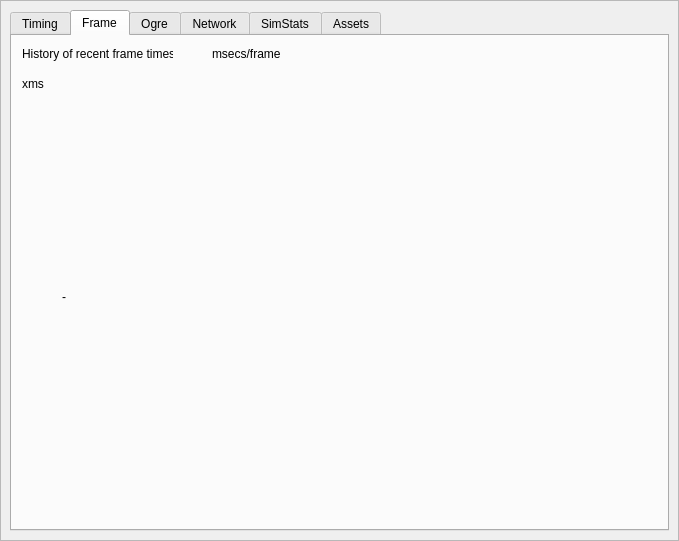
<?xml version="1.0" encoding="UTF-8"?>
<ui version="4.0">
 <class>Form</class>
 <widget class="QWidget" name="Form">
  <property name="geometry">
   <rect>
    <x>0</x>
    <y>0</y>
    <width>679</width>
    <height>541</height>
   </rect>
  </property>
  <property name="sizePolicy">
   <sizepolicy hsizetype="Expanding" vsizetype="Expanding">
    <horstretch>0</horstretch>
    <verstretch>0</verstretch>
   </sizepolicy>
  </property>
  <property name="windowTitle">
   <string>Form</string>
  </property>
  <layout class="QHBoxLayout" name="horizontalLayout">
   <property name="spacing">
    <number>0</number>
   </property>
   <property name="margin">
    <number>0</number>
   </property>
   <item>
    <widget class="QFrame" name="frame">
     <property name="frameShape">
      <enum>QFrame::StyledPanel</enum>
     </property>
     <property name="frameShadow">
      <enum>QFrame::Raised</enum>
     </property>
     <layout class="QVBoxLayout" name="verticalLayout">
      <item>
       <widget class="QTabWidget" name="tabWidget">
        <property name="minimumSize">
         <size>
          <width>100</width>
          <height>0</height>
         </size>
        </property>
        <property name="currentIndex">
         <number>1</number>
        </property>
        <widget class="QWidget" name="tab">
         <attribute name="title">
          <string>Timing</string>
         </attribute>
         <layout class="QGridLayout" name="gridLayout">
          <item row="0" column="0">
           <widget class="QLabel" name="label">
            <property name="text">
             <string>Refresh interval:</string>
            </property>
           </widget>
          </item>
          <item row="0" column="1">
           <widget class="QComboBox" name="comboTimingRefreshInterval">
            <property name="currentIndex">
             <number>4</number>
            </property>
            <item>
             <property name="text">
              <string>10 secs</string>
             </property>
            </item>
            <item>
             <property name="text">
              <string>5 secs</string>
             </property>
            </item>
            <item>
             <property name="text">
              <string>2 secs</string>
             </property>
            </item>
            <item>
             <property name="text">
              <string>1 sec</string>
             </property>
            </item>
            <item>
             <property name="text">
              <string>0.5 secs</string>
             </property>
            </item>
           </widget>
          </item>
          <item row="0" column="2">
           <widget class="QPushButton" name="pushButtonToggleTree">
            <property name="text">
             <string>Tree</string>
            </property>
            <property name="autoDefault">
             <bool>false</bool>
            </property>
           </widget>
          </item>
          <item row="0" column="3">
           <widget class="QPushButton" name="pushButtonCollapseAll">
            <property name="text">
             <string>Collapse all</string>
            </property>
           </widget>
          </item>
          <item row="0" column="4">
           <widget class="QPushButton" name="pushButtonExpandAll">
            <property name="text">
             <string>Expand all</string>
            </property>
           </widget>
          </item>
          <item row="0" column="5">
           <widget class="QPushButton" name="pushButtonShowUnused">
            <property name="text">
             <string>Show unused</string>
            </property>
           </widget>
          </item>
          <item row="0" column="6">
           <spacer name="horizontalSpacer">
            <property name="orientation">
             <enum>Qt::Horizontal</enum>
            </property>
            <property name="sizeHint" stdset="0">
             <size>
              <width>40</width>
              <height>20</height>
             </size>
            </property>
           </spacer>
          </item>
          <item row="1" column="0" colspan="7">
           <widget class="QTreeWidget" name="treeProfilingData">
            <property name="columnCount">
             <number>5</number>
            </property>
            <column>
             <property name="text">
              <string>Label</string>
             </property>
            </column>
            <column>
             <property name="text">
              <string>Count</string>
             </property>
            </column>
            <column>
             <property name="text">
              <string>Min</string>
             </property>
            </column>
            <column>
             <property name="text">
              <string>Avg</string>
             </property>
            </column>
            <column>
             <property name="text">
              <string>Max</string>
             </property>
            </column>
           </widget>
          </item>
         </layout>
        </widget>
        <widget class="QWidget" name="tab_6">
         <attribute name="title">
          <string>Frame</string>
         </attribute>
         <widget class="QLabel" name="label_2">
          <property name="geometry">
           <rect>
            <x>10</x>
            <y>10</y>
            <width>151</width>
            <height>16</height>
           </rect>
          </property>
          <property name="text">
           <string>History of recent frame times:</string>
          </property>
         </widget>
         <widget class="QLabel" name="labelFrameTimeHistory">
          <property name="geometry">
           <rect>
            <x>50</x>
            <y>40</y>
            <width>601</width>
            <height>441</height>
           </rect>
          </property>
          <property name="sizePolicy">
           <sizepolicy hsizetype="Expanding" vsizetype="Expanding">
            <horstretch>0</horstretch>
            <verstretch>0</verstretch>
           </sizepolicy>
          </property>
          <property name="text">
           <string>-</string>
          </property>
         </widget>
         <widget class="QLabel" name="labelTopFrameTime">
          <property name="geometry">
           <rect>
            <x>10</x>
            <y>40</y>
            <width>31</width>
            <height>16</height>
           </rect>
          </property>
          <property name="text">
           <string>xms</string>
          </property>
         </widget>
         <widget class="QLabel" name="labelTimePerFrame">
          <property name="geometry">
           <rect>
            <x>200</x>
            <y>10</y>
            <width>161</width>
            <height>16</height>
           </rect>
          </property>
          <property name="text">
           <string>msecs/frame</string>
          </property>
         </widget>
        </widget>
        <widget class="QWidget" name="tab_3">
         <attribute name="title">
          <string>Ogre</string>
         </attribute>
         <widget class="QLabel" name="label_3">
          <property name="geometry">
           <rect>
            <x>10</x>
            <y>10</y>
            <width>121</width>
            <height>16</height>
           </rect>
          </property>
          <property name="text">
           <string>Ogre internal pool sizes:</string>
          </property>
         </widget>
         <widget class="QLabel" name="label_4">
          <property name="geometry">
           <rect>
            <x>20</x>
            <y>25</y>
            <width>121</width>
            <height>16</height>
           </rect>
          </property>
          <property name="text">
           <string># of SceneManagers:</string>
          </property>
         </widget>
         <widget class="QLabel" name="label_5">
          <property name="geometry">
           <rect>
            <x>10</x>
            <y>70</y>
            <width>121</width>
            <height>16</height>
           </rect>
          </property>
          <property name="text">
           <string>TextureManager:</string>
          </property>
         </widget>
         <widget class="QLabel" name="label_9">
          <property name="geometry">
           <rect>
            <x>10</x>
            <y>86</y>
            <width>121</width>
            <height>16</height>
           </rect>
          </property>
          <property name="text">
           <string>MeshManager:</string>
          </property>
         </widget>
         <widget class="QLabel" name="labelNumSceneManagers">
          <property name="geometry">
           <rect>
            <x>140</x>
            <y>25</y>
            <width>91</width>
            <height>16</height>
           </rect>
          </property>
          <property name="text">
           <string>-</string>
          </property>
         </widget>
         <widget class="QLabel" name="labelTextureManager">
          <property name="geometry">
           <rect>
            <x>140</x>
            <y>70</y>
            <width>361</width>
            <height>16</height>
           </rect>
          </property>
          <property name="text">
           <string>-</string>
          </property>
         </widget>
         <widget class="QLabel" name="labelMeshManager">
          <property name="geometry">
           <rect>
            <x>140</x>
            <y>86</y>
            <width>391</width>
            <height>16</height>
           </rect>
          </property>
          <property name="text">
           <string>-</string>
          </property>
         </widget>
         <widget class="QLabel" name="labelMaterialManager">
          <property name="geometry">
           <rect>
            <x>140</x>
            <y>102</y>
            <width>421</width>
            <height>16</height>
           </rect>
          </property>
          <property name="text">
           <string>-</string>
          </property>
         </widget>
         <widget class="QLabel" name="label_15">
          <property name="geometry">
           <rect>
            <x>10</x>
            <y>102</y>
            <width>121</width>
            <height>16</height>
           </rect>
          </property>
          <property name="text">
           <string>MaterialManager:</string>
          </property>
         </widget>
         <widget class="QLabel" name="label_19">
          <property name="geometry">
           <rect>
            <x>10</x>
            <y>118</y>
            <width>121</width>
            <height>16</height>
           </rect>
          </property>
          <property name="text">
           <string>SkeletonManager:</string>
          </property>
         </widget>
         <widget class="QLabel" name="labelSkeletonManager">
          <property name="geometry">
           <rect>
            <x>140</x>
            <y>118</y>
            <width>421</width>
            <height>16</height>
           </rect>
          </property>
          <property name="text">
           <string>-</string>
          </property>
         </widget>
         <widget class="QLabel" name="label_23">
          <property name="geometry">
           <rect>
            <x>10</x>
            <y>134</y>
            <width>121</width>
            <height>16</height>
           </rect>
          </property>
          <property name="text">
           <string>CompositorManager:</string>
          </property>
         </widget>
         <widget class="QLabel" name="labelCompositorManager">
          <property name="geometry">
           <rect>
            <x>140</x>
            <y>134</y>
            <width>431</width>
            <height>16</height>
           </rect>
          </property>
          <property name="text">
           <string>-</string>
          </property>
         </widget>
         <widget class="QLabel" name="label_25">
          <property name="geometry">
           <rect>
            <x>20</x>
            <y>41</y>
            <width>121</width>
            <height>16</height>
           </rect>
          </property>
          <property name="text">
           <string># of Archives:</string>
          </property>
         </widget>
         <widget class="QLabel" name="labelNumArchives">
          <property name="geometry">
           <rect>
            <x>140</x>
            <y>41</y>
            <width>91</width>
            <height>16</height>
           </rect>
          </property>
          <property name="text">
           <string>-</string>
          </property>
         </widget>
         <widget class="QLabel" name="label_24">
          <property name="geometry">
           <rect>
            <x>10</x>
            <y>150</y>
            <width>121</width>
            <height>16</height>
           </rect>
          </property>
          <property name="text">
           <string>HLGpuProgramMgr:</string>
          </property>
         </widget>
         <widget class="QLabel" name="label_26">
          <property name="geometry">
           <rect>
            <x>10</x>
            <y>166</y>
            <width>121</width>
            <height>16</height>
           </rect>
          </property>
          <property name="text">
           <string>FontManager:</string>
          </property>
         </widget>
         <widget class="QLabel" name="labelGPUProgramManager">
          <property name="geometry">
           <rect>
            <x>140</x>
            <y>150</y>
            <width>451</width>
            <height>16</height>
           </rect>
          </property>
          <property name="text">
           <string>-</string>
          </property>
         </widget>
         <widget class="QLabel" name="labelFontManager">
          <property name="geometry">
           <rect>
            <x>140</x>
            <y>166</y>
            <width>481</width>
            <height>16</height>
           </rect>
          </property>
          <property name="text">
           <string>-</string>
          </property>
         </widget>
         <widget class="QLabel" name="label_6">
          <property name="geometry">
           <rect>
            <x>10</x>
            <y>189</y>
            <width>46</width>
            <height>13</height>
           </rect>
          </property>
          <property name="text">
           <string>Scene:</string>
          </property>
         </widget>
         <widget class="QLabel" name="label_7">
          <property name="geometry">
           <rect>
            <x>20</x>
            <y>204</y>
            <width>71</width>
            <height>16</height>
           </rect>
          </property>
          <property name="text">
           <string>Cameras:</string>
          </property>
         </widget>
         <widget class="QLabel" name="label_8">
          <property name="geometry">
           <rect>
            <x>20</x>
            <y>220</y>
            <width>71</width>
            <height>16</height>
           </rect>
          </property>
          <property name="text">
           <string>Animations:</string>
          </property>
         </widget>
         <widget class="QLabel" name="label_10">
          <property name="geometry">
           <rect>
            <x>20</x>
            <y>235</y>
            <width>91</width>
            <height>16</height>
           </rect>
          </property>
          <property name="text">
           <string>AnimationStates:</string>
          </property>
         </widget>
         <widget class="QLabel" name="labelCameras">
          <property name="geometry">
           <rect>
            <x>140</x>
            <y>204</y>
            <width>46</width>
            <height>13</height>
           </rect>
          </property>
          <property name="text">
           <string>-</string>
          </property>
         </widget>
         <widget class="QLabel" name="labelAnimations">
          <property name="geometry">
           <rect>
            <x>140</x>
            <y>220</y>
            <width>46</width>
            <height>13</height>
           </rect>
          </property>
          <property name="text">
           <string>-</string>
          </property>
         </widget>
         <widget class="QLabel" name="labelAnimationStates">
          <property name="geometry">
           <rect>
            <x>140</x>
            <y>235</y>
            <width>46</width>
            <height>13</height>
           </rect>
          </property>
          <property name="text">
           <string>-</string>
          </property>
         </widget>
         <widget class="QLabel" name="labelLights">
          <property name="geometry">
           <rect>
            <x>140</x>
            <y>251</y>
            <width>46</width>
            <height>13</height>
           </rect>
          </property>
          <property name="text">
           <string>-</string>
          </property>
         </widget>
         <widget class="QLabel" name="label_11">
          <property name="geometry">
           <rect>
            <x>20</x>
            <y>251</y>
            <width>81</width>
            <height>16</height>
           </rect>
          </property>
          <property name="text">
           <string>Lights:</string>
          </property>
         </widget>
         <widget class="QLabel" name="label_12">
          <property name="geometry">
           <rect>
            <x>20</x>
            <y>266</y>
            <width>81</width>
            <height>16</height>
           </rect>
          </property>
          <property name="text">
           <string>Entities:</string>
          </property>
         </widget>
         <widget class="QLabel" name="label_13">
          <property name="geometry">
           <rect>
            <x>20</x>
            <y>281</y>
            <width>81</width>
            <height>16</height>
           </rect>
          </property>
          <property name="text">
           <string>BillboardSets:</string>
          </property>
         </widget>
         <widget class="QLabel" name="label_14">
          <property name="geometry">
           <rect>
            <x>20</x>
            <y>297</y>
            <width>81</width>
            <height>16</height>
           </rect>
          </property>
          <property name="text">
           <string>ManualObjects:</string>
          </property>
         </widget>
         <widget class="QLabel" name="label_16">
          <property name="geometry">
           <rect>
            <x>20</x>
            <y>312</y>
            <width>81</width>
            <height>16</height>
           </rect>
          </property>
          <property name="text">
           <string>BillboardChains:</string>
          </property>
         </widget>
         <widget class="QLabel" name="label_17">
          <property name="geometry">
           <rect>
            <x>20</x>
            <y>327</y>
            <width>81</width>
            <height>16</height>
           </rect>
          </property>
          <property name="text">
           <string>RibbonTrails:</string>
          </property>
         </widget>
         <widget class="QLabel" name="label_18">
          <property name="geometry">
           <rect>
            <x>20</x>
            <y>343</y>
            <width>91</width>
            <height>16</height>
           </rect>
          </property>
          <property name="text">
           <string>ParticleSystems:</string>
          </property>
         </widget>
         <widget class="QLabel" name="labelEntities">
          <property name="geometry">
           <rect>
            <x>140</x>
            <y>266</y>
            <width>46</width>
            <height>13</height>
           </rect>
          </property>
          <property name="text">
           <string>-</string>
          </property>
         </widget>
         <widget class="QLabel" name="labelBillboardSets">
          <property name="geometry">
           <rect>
            <x>140</x>
            <y>281</y>
            <width>46</width>
            <height>13</height>
           </rect>
          </property>
          <property name="text">
           <string>-</string>
          </property>
         </widget>
         <widget class="QLabel" name="labelManualObjects">
          <property name="geometry">
           <rect>
            <x>140</x>
            <y>297</y>
            <width>46</width>
            <height>13</height>
           </rect>
          </property>
          <property name="text">
           <string>-</string>
          </property>
         </widget>
         <widget class="QLabel" name="labelBillboardChains">
          <property name="geometry">
           <rect>
            <x>140</x>
            <y>312</y>
            <width>46</width>
            <height>13</height>
           </rect>
          </property>
          <property name="text">
           <string>-</string>
          </property>
         </widget>
         <widget class="QLabel" name="labelRibbonTrails">
          <property name="geometry">
           <rect>
            <x>140</x>
            <y>327</y>
            <width>46</width>
            <height>13</height>
           </rect>
          </property>
          <property name="text">
           <string>-</string>
          </property>
         </widget>
         <widget class="QLabel" name="labelParticleSystems">
          <property name="geometry">
           <rect>
            <x>140</x>
            <y>343</y>
            <width>46</width>
            <height>13</height>
           </rect>
          </property>
          <property name="text">
           <string>-</string>
          </property>
         </widget>
        </widget>
        <widget class="QWidget" name="tab_4">
         <attribute name="title">
          <string>Network</string>
         </attribute>
         <widget class="QLabel" name="label_20">
          <property name="geometry">
           <rect>
            <x>10</x>
            <y>10</y>
            <width>81</width>
            <height>16</height>
           </rect>
          </property>
          <property name="text">
           <string>Data in:</string>
          </property>
         </widget>
         <widget class="QLabel" name="label_27">
          <property name="geometry">
           <rect>
            <x>320</x>
            <y>10</y>
            <width>101</width>
            <height>16</height>
           </rect>
          </property>
          <property name="text">
           <string>Data out:</string>
          </property>
         </widget>
         <widget class="QLabel" name="labelDataInPerSec">
          <property name="geometry">
           <rect>
            <x>120</x>
            <y>10</y>
            <width>111</width>
            <height>16</height>
           </rect>
          </property>
          <property name="text">
           <string>-</string>
          </property>
         </widget>
         <widget class="QLabel" name="labelDataOutPerSec">
          <property name="geometry">
           <rect>
            <x>430</x>
            <y>10</y>
            <width>121</width>
            <height>16</height>
           </rect>
          </property>
          <property name="text">
           <string>-</string>
          </property>
         </widget>
         <widget class="QLabel" name="labelDataInSecGraph">
          <property name="geometry">
           <rect>
            <x>10</x>
            <y>30</y>
            <width>300</width>
            <height>130</height>
           </rect>
          </property>
          <property name="text">
           <string>DataInSecGraph</string>
          </property>
         </widget>
         <widget class="QLabel" name="labelDataOutSecGraph">
          <property name="geometry">
           <rect>
            <x>320</x>
            <y>30</y>
            <width>300</width>
            <height>130</height>
           </rect>
          </property>
          <property name="text">
           <string>DataOutSecGraph</string>
          </property>
         </widget>
         <widget class="QLabel" name="labelPacketsInSecGraph">
          <property name="geometry">
           <rect>
            <x>10</x>
            <y>190</y>
            <width>300</width>
            <height>130</height>
           </rect>
          </property>
          <property name="text">
           <string>PacketsInSecGraph</string>
          </property>
         </widget>
         <widget class="QLabel" name="labelPacketsOutSecGraph">
          <property name="geometry">
           <rect>
            <x>320</x>
            <y>190</y>
            <width>300</width>
            <height>130</height>
           </rect>
          </property>
          <property name="text">
           <string>PacketsOutSecGraph</string>
          </property>
         </widget>
         <widget class="QLabel" name="labelPacketsOutPerSec">
          <property name="geometry">
           <rect>
            <x>430</x>
            <y>170</y>
            <width>131</width>
            <height>16</height>
           </rect>
          </property>
          <property name="text">
           <string>-</string>
          </property>
         </widget>
         <widget class="QLabel" name="label_21">
          <property name="geometry">
           <rect>
            <x>10</x>
            <y>170</y>
            <width>81</width>
            <height>16</height>
           </rect>
          </property>
          <property name="text">
           <string>Packets in:</string>
          </property>
         </widget>
         <widget class="QLabel" name="labelPacketsInPerSec">
          <property name="geometry">
           <rect>
            <x>120</x>
            <y>170</y>
            <width>111</width>
            <height>16</height>
           </rect>
          </property>
          <property name="text">
           <string>-</string>
          </property>
         </widget>
         <widget class="QLabel" name="label_28">
          <property name="geometry">
           <rect>
            <x>320</x>
            <y>170</y>
            <width>101</width>
            <height>16</height>
           </rect>
          </property>
          <property name="text">
           <string>Packets out:</string>
          </property>
         </widget>
         <widget class="QLabel" name="labelRoundTripTime">
          <property name="geometry">
           <rect>
            <x>120</x>
            <y>380</y>
            <width>111</width>
            <height>16</height>
           </rect>
          </property>
          <property name="text">
           <string>-</string>
          </property>
         </widget>
         <widget class="QLabel" name="labelAvgPacketSizeIn">
          <property name="geometry">
           <rect>
            <x>120</x>
            <y>330</y>
            <width>111</width>
            <height>16</height>
           </rect>
          </property>
          <property name="text">
           <string>-</string>
          </property>
         </widget>
         <widget class="QLabel" name="label_46">
          <property name="geometry">
           <rect>
            <x>10</x>
            <y>440</y>
            <width>121</width>
            <height>16</height>
           </rect>
          </property>
          <property name="text">
           <string>Duplicates in:</string>
          </property>
         </widget>
         <widget class="QLabel" name="labelAvgPacketSizeOut">
          <property name="geometry">
           <rect>
            <x>430</x>
            <y>330</y>
            <width>141</width>
            <height>16</height>
           </rect>
          </property>
          <property name="text">
           <string>-</string>
          </property>
         </widget>
         <widget class="QLabel" name="label_45">
          <property name="geometry">
           <rect>
            <x>320</x>
            <y>400</y>
            <width>121</width>
            <height>16</height>
           </rect>
          </property>
          <property name="text">
           <string>Packet loss in:</string>
          </property>
         </widget>
         <widget class="QLabel" name="labelPacketResends">
          <property name="geometry">
           <rect>
            <x>120</x>
            <y>400</y>
            <width>111</width>
            <height>16</height>
           </rect>
          </property>
          <property name="text">
           <string>-</string>
          </property>
         </widget>
         <widget class="QLabel" name="label_36">
          <property name="geometry">
           <rect>
            <x>10</x>
            <y>380</y>
            <width>101</width>
            <height>16</height>
           </rect>
          </property>
          <property name="text">
           <string>Round-trip time:</string>
          </property>
         </widget>
         <widget class="QLabel" name="label_37">
          <property name="geometry">
           <rect>
            <x>320</x>
            <y>380</y>
            <width>101</width>
            <height>16</height>
           </rect>
          </property>
          <property name="text">
           <string>Last heard since:</string>
          </property>
         </widget>
         <widget class="QLabel" name="labelDataInFlight">
          <property name="geometry">
           <rect>
            <x>120</x>
            <y>420</y>
            <width>111</width>
            <height>16</height>
           </rect>
          </property>
          <property name="text">
           <string>-</string>
          </property>
         </widget>
         <widget class="QLabel" name="labelLastHeardSince">
          <property name="geometry">
           <rect>
            <x>430</x>
            <y>380</y>
            <width>111</width>
            <height>16</height>
           </rect>
          </property>
          <property name="text">
           <string>-</string>
          </property>
         </widget>
         <widget class="QLabel" name="label_38">
          <property name="geometry">
           <rect>
            <x>10</x>
            <y>350</y>
            <width>101</width>
            <height>16</height>
           </rect>
          </property>
          <property name="text">
           <string>Data goodput in:</string>
          </property>
         </widget>
         <widget class="QLabel" name="labelPacketLossOut">
          <property name="geometry">
           <rect>
            <x>430</x>
            <y>420</y>
            <width>131</width>
            <height>16</height>
           </rect>
          </property>
          <property name="text">
           <string>-</string>
          </property>
         </widget>
         <widget class="QLabel" name="label_39">
          <property name="geometry">
           <rect>
            <x>320</x>
            <y>350</y>
            <width>101</width>
            <height>16</height>
           </rect>
          </property>
          <property name="text">
           <string>Data goodput out:</string>
          </property>
         </widget>
         <widget class="QLabel" name="labelDataGoodputIn">
          <property name="geometry">
           <rect>
            <x>120</x>
            <y>350</y>
            <width>111</width>
            <height>16</height>
           </rect>
          </property>
          <property name="text">
           <string>-</string>
          </property>
         </widget>
         <widget class="QLabel" name="labelDataGoodputOut">
          <property name="geometry">
           <rect>
            <x>430</x>
            <y>350</y>
            <width>121</width>
            <height>16</height>
           </rect>
          </property>
          <property name="text">
           <string>-</string>
          </property>
         </widget>
         <widget class="QLabel" name="label_43">
          <property name="geometry">
           <rect>
            <x>320</x>
            <y>420</y>
            <width>121</width>
            <height>16</height>
           </rect>
          </property>
          <property name="text">
           <string>Packet loss out:</string>
          </property>
         </widget>
         <widget class="QLabel" name="label_22">
          <property name="geometry">
           <rect>
            <x>10</x>
            <y>330</y>
            <width>101</width>
            <height>16</height>
           </rect>
          </property>
          <property name="text">
           <string>Avg. packet size in:</string>
          </property>
         </widget>
         <widget class="QLabel" name="labelDuplicatesIn">
          <property name="geometry">
           <rect>
            <x>120</x>
            <y>440</y>
            <width>111</width>
            <height>16</height>
           </rect>
          </property>
          <property name="text">
           <string>-</string>
          </property>
         </widget>
         <widget class="QLabel" name="label_42">
          <property name="geometry">
           <rect>
            <x>10</x>
            <y>400</y>
            <width>121</width>
            <height>16</height>
           </rect>
          </property>
          <property name="text">
           <string>Packet resends:</string>
          </property>
         </widget>
         <widget class="QLabel" name="label_44">
          <property name="geometry">
           <rect>
            <x>10</x>
            <y>420</y>
            <width>121</width>
            <height>16</height>
           </rect>
          </property>
          <property name="text">
           <string>Data in flight:</string>
          </property>
         </widget>
         <widget class="QLabel" name="labelPacketLossIn">
          <property name="geometry">
           <rect>
            <x>430</x>
            <y>400</y>
            <width>131</width>
            <height>16</height>
           </rect>
          </property>
          <property name="text">
           <string>-</string>
          </property>
         </widget>
         <widget class="QLabel" name="label_29">
          <property name="geometry">
           <rect>
            <x>320</x>
            <y>330</y>
            <width>101</width>
            <height>16</height>
           </rect>
          </property>
          <property name="text">
           <string>Avg. packet size out:</string>
          </property>
         </widget>
        </widget>
        <widget class="QWidget" name="tab_7">
         <attribute name="title">
          <string>SimStats</string>
         </attribute>
         <layout class="QGridLayout" name="gridLayout_2">
          <item row="0" column="0">
           <widget class="QLabel" name="label_30">
            <property name="text">
             <string>Region MAP Coordinates:</string>
            </property>
           </widget>
          </item>
          <item row="0" column="1">
           <widget class="QLabel" name="labelRegionMapCoords">
            <property name="text">
             <string>-</string>
            </property>
           </widget>
          </item>
          <item row="0" column="2">
           <widget class="QLabel" name="label_32">
            <property name="text">
             <string>Region Object Capacity:</string>
            </property>
           </widget>
          </item>
          <item row="0" column="3">
           <widget class="QLabel" name="labelRegionObjectCapacity">
            <property name="text">
             <string>-</string>
            </property>
           </widget>
          </item>
          <item row="0" column="4">
           <widget class="QLabel" name="label_31">
            <property name="text">
             <string>PidStat:</string>
            </property>
           </widget>
          </item>
          <item row="0" column="5">
           <widget class="QLabel" name="labelPidStat">
            <property name="text">
             <string>-</string>
            </property>
           </widget>
          </item>
          <item row="1" column="0" colspan="6">
           <widget class="QTreeWidget" name="treeSimStats">
            <column>
             <property name="text">
              <string>Statistic</string>
             </property>
            </column>
            <column>
             <property name="text">
              <string>Value</string>
             </property>
            </column>
           </widget>
          </item>
         </layout>
        </widget>
        <widget class="QWidget" name="tab_2">
         <attribute name="title">
          <string>Assets</string>
         </attribute>
         <layout class="QVBoxLayout" name="verticalLayout_3">
          <item>
           <widget class="QLabel" name="labelAssetCache">
            <property name="text">
             <string>Memory asset cache</string>
            </property>
           </widget>
          </item>
          <item>
           <widget class="QTreeWidget" name="treeAssetCache">
            <property name="sizePolicy">
             <sizepolicy hsizetype="Expanding" vsizetype="Expanding">
              <horstretch>0</horstretch>
              <verstretch>0</verstretch>
             </sizepolicy>
            </property>
            <column>
             <property name="text">
              <string>Type</string>
             </property>
            </column>
            <column>
             <property name="text">
              <string>Count</string>
             </property>
            </column>
            <column>
             <property name="text">
              <string>Total size</string>
             </property>
            </column>
           </widget>
          </item>
          <item>
           <widget class="QLabel" name="labelAssetTransfers">
            <property name="text">
             <string>Asset transfers</string>
            </property>
           </widget>
          </item>
          <item>
           <widget class="QTreeWidget" name="treeAssetTransfers">
            <column>
             <property name="text">
              <string>ID</string>
             </property>
            </column>
            <column>
             <property name="text">
              <string>Type</string>
             </property>
            </column>
            <column>
             <property name="text">
              <string>Provider</string>
             </property>
            </column>
            <column>
             <property name="text">
              <string>Size</string>
             </property>
            </column>
            <column>
             <property name="text">
              <string>Received</string>
             </property>
            </column>
           </widget>
          </item>
         </layout>
        </widget>
       </widget>
      </item>
     </layout>
    </widget>
   </item>
  </layout>
 </widget>
 <resources/>
 <connections/>
</ui>
